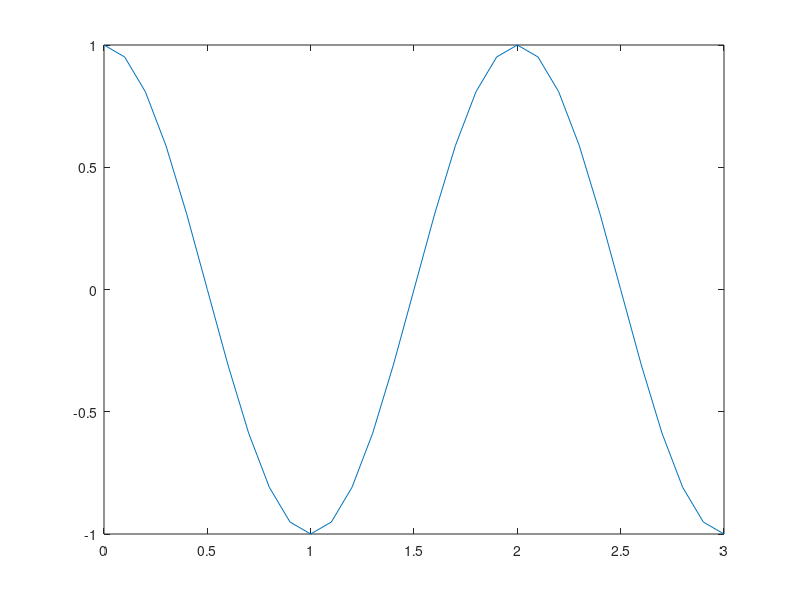
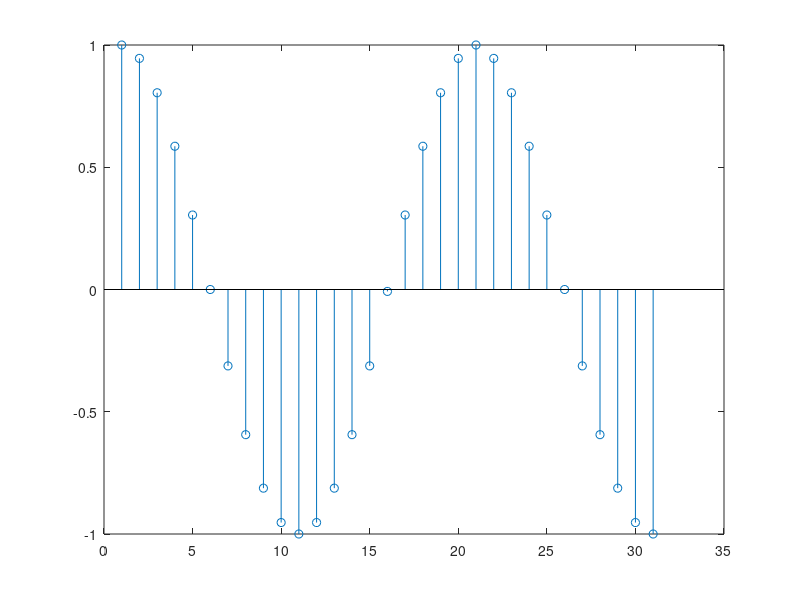

Write MATLAB code to recreate these figures, in order.
sampleRate = 100;
samplePeriod = 10/sampleRate;
signalFreq = 0.5;
nT = 0:samplePeriod:3;
signal = cos(2*pi*signalFreq*nT);
figure;
plot(nT, signal)
figure;
xlabel('Time (sec)')
ylabel('Amplitude')
t=1:10;
x=signal;
mx=max(abs(x));
q256=mx*(1/128)*floor(128*(x/mx));
stem(q256)
e256 = (1/10)*sum(abs(x-q256));
disp(e256);